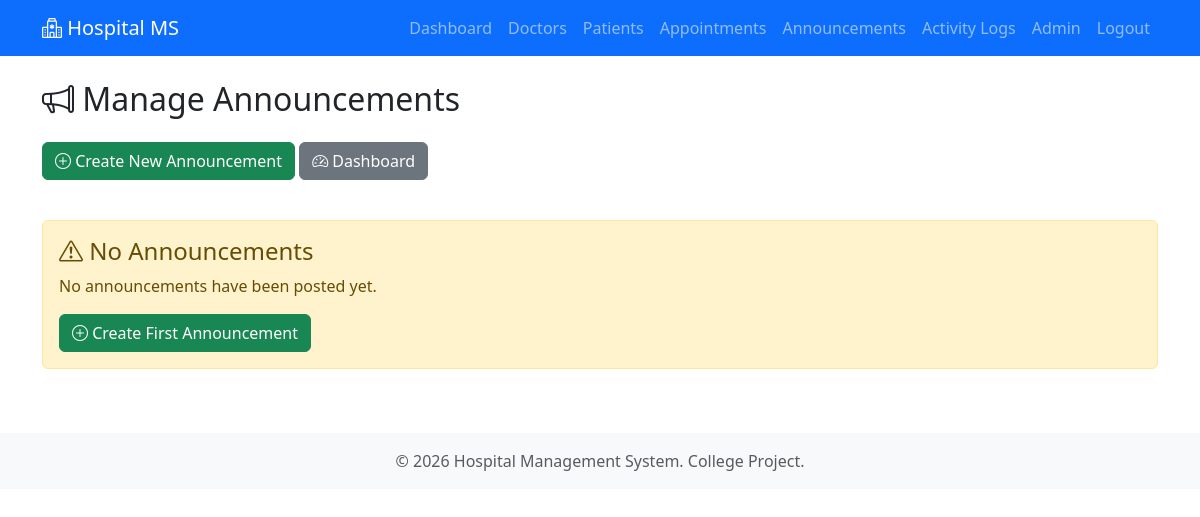
The page /admin/announcements (signed in) on the database as committed earlier.
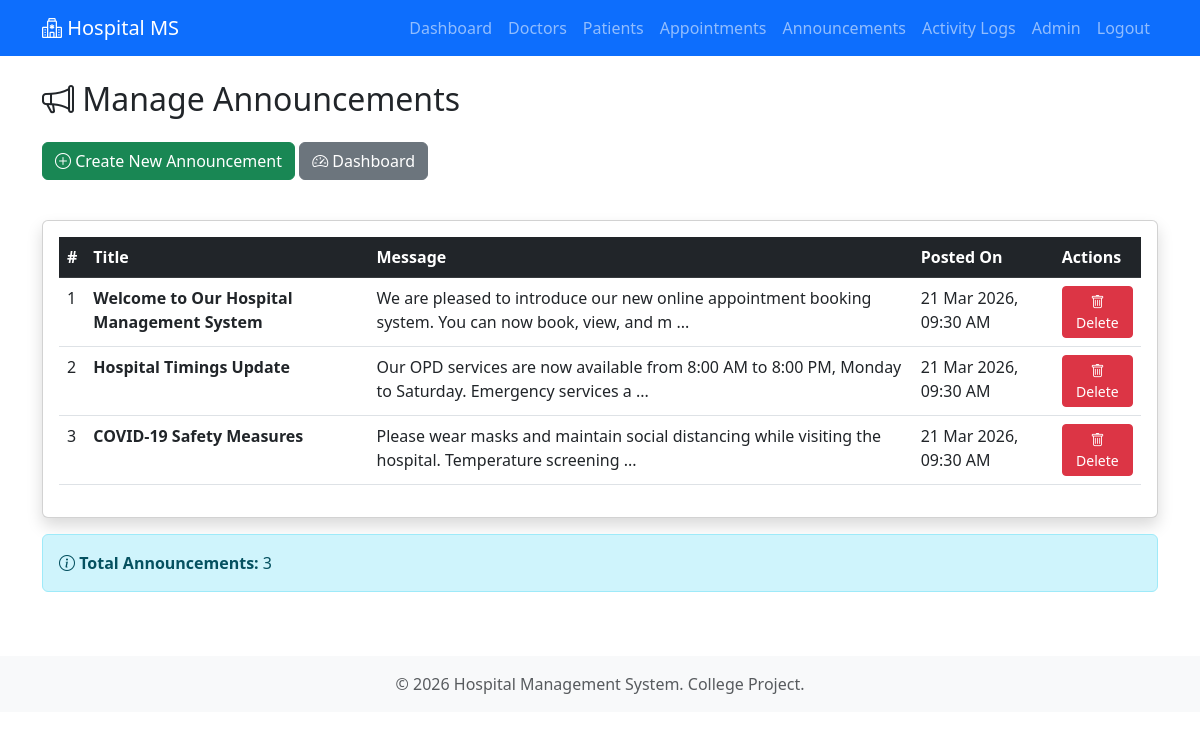
The same page on the database as committed later.
### models.py (models this page shows, shortened)
class Announcement(db.Model):
    __tablename__ = 'announcements'
    id = db.Column(db.Integer, primary_key=True)
    title = db.Column(db.String(200), nullable=False)
    message = db.Column(db.Text, nullable=False)
    created_at = db.Column(db.DateTime, default=datetime.utcnow)

### admin.py (the view)
@admin_bp.route('/announcements')
@login_required
@admin_required
def announcements():
    all_announcements = Announcement.query.order_by(Announcement.created_at.desc()).all()
    return render_template('admin/announcements.html', announcements=all_announcements)

### admin.py (called while the page is built)
def admin_required(f):
    @wraps(f)
    def decorated_function(*args, **kwargs):
        if not current_user.is_admin:
            flash('Access denied. Admin privileges required.', 'danger')
            return redirect(url_for('user.dashboard'))
        return f(*args, **kwargs)
    return decorated_function

### app.py (called while the page is built)
@login_manager.user_loader
def load_user(user_id):
    return User.query.get(int(user_id))

### models.py (called while the page is built)
    @property
    def is_admin(self):
        return self.role == 'admin'

### templates/admin/announcements.html (shortened to what this page needs)
{% extends "base.html" %}
{% block content %}
<div class="row">
    <div class="col-md-12">
        <h2 class="mb-4">
            <i class="bi bi-megaphone"></i> Manage Announcements
        </h2>
        <div class="mb-3">
            <a href="{{ url_for('admin.add_announcement') }}" class="btn btn-success">
                <i class="bi bi-plus-circle"></i> Create New Announcement
            </a>
            <a href="{{ url_for('admin.dashboard') }}" class="btn btn-secondary">
                <i class="bi bi-speedometer2"></i> Dashboard
            </a>
        </div>
    </div>
</div>
<div class="row mt-4">
    <div class="col-md-12">
        {% if announcements %}
            <div class="card shadow">
                <div class="card-body">
                    <div class="table-responsive">
                        <table class="table table-hover">
                            <thead class="table-dark">
                                <tr>
                                    <th>#</th>
                                    <th>Title</th>
                                    <th>Message</th>
                                    <th>Posted On</th>
                                    <th>Actions</th>
                                </tr>
                            </thead>
                            <tbody>
                                {% for announcement in announcements %}
                                <tr>
                                    <td>{{ announcement.id }}</td>
                                    <td><strong>{{ announcement.title }}</strong></td>
                                    <td>
                                        {{ announcement.message[:100] }}
                                        {% if announcement.message|length > 100 %}...{% endif %}
                                    </td>
                                    <td>{{ announcement.created_at.strftime('%d %b %Y, %I:%M %p') }}</td>
                                    <td>
                                        <a href="{{ url_for('admin.delete_announcement', announcement_id=announcement.id) }}"
                                           class="btn btn-sm btn-danger"
                                           onclick="return confirm('Are you sure you want to delete this announcement?')">
                                            <i class="bi bi-trash"></i> Delete
                                        </a>
                                    </td>
                                </tr>
                                {% endfor %}
                            </tbody>
                        </table>
                    </div>
                </div>
            </div>
            <div class="alert alert-info mt-3">
                <i class="bi bi-info-circle"></i> <strong>Total Announcements:</strong> {{ announcements|length }}
            </div>
        {% else %}
            <div class="alert alert-warning">
                <h4><i class="bi bi-exclamation-triangle"></i> No Announcements</h4>
                <p>No announcements have been posted yet.</p>
                <a href="{{ url_for('admin.add_announcement') }}" class="btn btn-success">
                    <i class="bi bi-plus-circle"></i> Create First Announcement
                </a>
            </div>
        {% endif %}
    </div>
</div>
{% endblock %}

Rows that differ between the two databases and show on the page:
added Announcement: id "1", title "Welcome to Our Hospital Management System", message "We are pleased to introduce our new online appointment booking system. You can now book, view, and m", created_at "21 Mar 2026, 09:30 AM"
added Announcement: id "2", title "Hospital Timings Update", message "Our OPD services are now available from 8:00 AM to 8:00 PM, Monday to Saturday. Emergency services a", created_at "21 Mar 2026, 09:30 AM"
added Announcement: id "3", title "COVID-19 Safety Measures", message "Please wear masks and maintain social distancing while visiting the hospital. Temperature screening", created_at "21 Mar 2026, 09:30 AM"
Other text that changed with them:
{{ announcements|length }}: (not shown) → "3"
text no longer shown: "No Announcements No announcements have been posted yet. Create First Announcement"
text now shown: "# Title Message Posted On Actions Total Announcements:"
